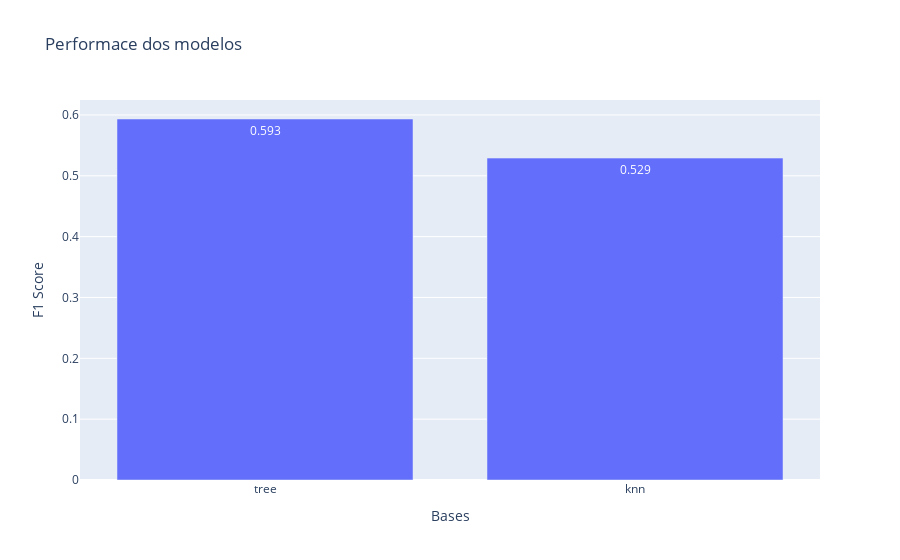

Here is the notebook cell this chart was saved with:
### Markdown cell above
## Visualização dos resultados

### Code cell
fig_tree = go.Figure()

x = list(infos.keys())
y = list()

for i in x:
    y.append(infos[i][1])
y_formatted = [round(value, 3) for value in y]

fig_tree.add_bar(x=x, y=y, text=y_formatted, textposition='auto', textangle=-360)

fig_tree.update_layout(
    title='Performace dos modelos',
    xaxis_title='Bases',
    yaxis_title='F1 Score'
)

fig_tree.show()

### Figure 1 — Plotly figure (JSON) as saved in the notebook; plotly's stock layout.template omitted (floating-point values rounded to 4 significant figures)
{"data": [{"text": ["0.593", "0.529"], "textangle": 0, "textposition": "auto", "type": "bar", "x": ["tree", "knn"], "y": [0.5933, 0.5291]}], "layout": {"title": {"text": "Performace dos modelos"}, "xaxis": {"title": {"text": "Bases"}}, "yaxis": {"title": {"text": "F1 Score"}}}}
